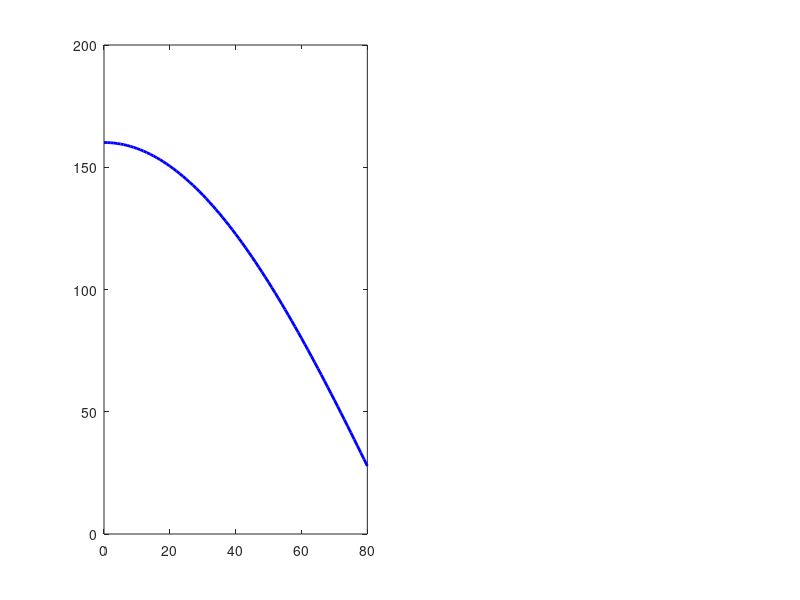

MATLAB code to generate this figure: (Note: this script raises an error after producing the figure.)
% % =========================================================================
% % Verification Script: Geometric Validity Check
% % =========================================================================
% clear; clc; close all;
% 
% %% 1. 물리 파라미터 입력 (User Paper & 3GPP)
% h_sat = 600;              % 고도 (km)
% Re = 6371;                % 지구 반지름 (km)
% HPBW_deg = 4.4127;        % 빔폭 (도)
% Num_Planes = 72;          % 궤도면 개수 (Mega-constellation 가정)
% 
% %% 2. 셀 크기(Cell Size) 계산 및 검증
% % Nadir 빔의 물리적 반지름 계산 (삼각함수)
% beam_radius_km = h_sat * tand(HPBW_deg / 2);
% fprintf('------------------------------------------------\n');
% fprintf('[검증 1] 셀 크기 계산\n');
% fprintf('  - 입력 빔폭: %.4f 도\n', HPBW_deg);
% fprintf('  - 계산된 빔 반지름: %.2f km\n', beam_radius_km);
% fprintf('  - 계산된 빔 지름: %.2f km (사용자 가정 50km와 일치)\n', beam_radius_km * 2);
% 
% % 위성 전체 커버리지 (19개 빔, 3-tier 구조)
% % 중심 빔 + 2바퀴 두름 -> 대략 빔 반지름의 3배가 전체 커버리지 반경
% sat_coverage_radius_km = 3.0 * beam_radius_km; 
% fprintf('  - 위성 1기 전체 커버리지 지름: 약 %.2f km\n', sat_coverage_radius_km * 2);
% fprintf('------------------------------------------------\n');
% 
% %% 3. 궤도 간격(Inter-plane Dist) 계산 및 중첩 여부 판단
% lat_low = 0;   % 적도
% lat_high = 60; % 고위도
% 
% % 궤도면 간 경도 차이 (360도 / 72개)
% delta_lon = 360 / Num_Planes;
% 
% % 구면 기하학에 따른 물리적 거리 계산
% dist_low = (2 * pi * Re * cosd(lat_low)) * (delta_lon / 360);
% dist_high = (2 * pi * Re * cosd(lat_high)) * (delta_lon / 360);
% 
% fprintf('[검증 2] 위도별 궤도 간격 변화 (물리적 거리)\n');
% fprintf('  - 적도(0도) 궤도 간격: %.2f km\n', dist_low);
% fprintf('  - 고위도(60도) 궤도 간격: %.2f km (코사인 법칙에 의해 감소)\n', dist_high);
% fprintf('------------------------------------------------\n');
% 
% %% 4. 결론: 겹치는가?
% fprintf('[검증 3] 중첩(Overlap) 발생 여부 판정\n');
% limit_dist = sat_coverage_radius_km * 2; % 두 위성 커버리지가 딱 붙는 거리
% 
% if dist_low > limit_dist
%     fprintf('  - 적도: 궤도 간격(%.0f) > 커버리지 합(%.0f) -> [안 겹침/여유]\n', dist_low, limit_dist);
% else
%     fprintf('  - 적도: [겹침]\n');
% end
% 
% if dist_high > limit_dist
%     fprintf('  - 고위도: 궤도 간격(%.0f) > 커버리지 합(%.0f) -> [안 겹침]\n', dist_high, limit_dist);
% else
%     fprintf('  - 고위도: 궤도 간격(%.0f) < 커버리지 합(%.0f) -> [★심각하게 겹침★]\n', dist_high, limit_dist);
%     overlap_amount = limit_dist - dist_high;
%     fprintf('  --> 약 %.2f km 만큼 서로 파고듦 (Ambiguity 발생)\n', overlap_amount);
% end
% fprintf('------------------------------------------------\n');
% 
% %% 5. 시각화 (Topology Plot)
% % 위 계산 결과를 눈으로 확인
% figure('Color','w', 'Position', [100 100 1000 400]);
% 
% % [적도]
% subplot(1,2,1); hold on; axis equal; box on;
% viscircles([0,0], sat_coverage_radius_km, 'Color','b'); % 위성 1
% viscircles([dist_low,0], sat_coverage_radius_km, 'Color','r'); % 위성 2
% title(sprintf('Low Latitude (0deg)\nDist: %.0f km (No Overlap)', dist_low));
% xlim([-200, dist_low+200]);
% 
% % [고위도]
% subplot(1,2,2); hold on; axis equal; box on;
% viscircles([0,0], sat_coverage_radius_km, 'Color','b'); % 위성 1
% viscircles([dist_high,0], sat_coverage_radius_km, 'Color','r'); % 위성 2
% % 겹치는 구간 표시
% x_overlap_start = dist_high - sat_coverage_radius_km;
% x_overlap_end = sat_coverage_radius_km;
% if x_overlap_start < x_overlap_end
%    fill([x_overlap_start, x_overlap_end, x_overlap_end, x_overlap_start], ...
%         [-50, -50, 50, 50], 'y', 'FaceAlpha', 0.5, 'EdgeColor','none');
%    text((x_overlap_start+x_overlap_end)/2, 0, 'OVERLAP', 'Horiz','center');
% end
% title(sprintf('High Latitude (60deg)\nDist: %.0f km (Overlap!)', dist_high));
% xlim([-200, dist_low+200]); % 스케일 비교를 위해 적도와 같은 x축 범위 사용
% 
% sgtitle('Mathematical Verification of Beam Overlap', 'FontSize', 14, 'FontWeight','bold');

% % =========================================================================
% % Script: LEO_Continuous_Overlap_Analysis_Fixed.m
% % Purpose: To quantitatively demonstrate the increasing beam overlap ratio
% %          as a function of latitude in Mega-Constellation LEO networks.
% % =========================================================================
% 
% clear; clc; close all;
% 
% %% 1. System Parameters (Based on your paper & Mega-constellation)
% h_sat = 600;                % Satellite altitude (km)
% Re = 6371;                  % Earth radius (km)
% HPBW_deg = 4.4127;          % 3dB Beamwidth (degrees)
% Num_Planes = 72;            % Number of orbital planes (Critical for density)
% 
% % Calculate Beam & Cell Radius
% % Note: Using the coverage radius of the entire satellite (approx. 3x beam radius)
% beam_radius_km = h_sat * tand(HPBW_deg / 2);
% sat_coverage_radius_km = 3.0 * beam_radius_km; 
% sat_coverage_area_km2 = pi * sat_coverage_radius_km^2;
% 
% %% 2. Continuous Calculation across Latitudes
% latitudes = 0:1:80; % Latitude range from 0 to 80 degrees (Step: 1 deg)
% inter_plane_dists = zeros(size(latitudes));
% overlap_ratios = zeros(size(latitudes));
% 
% delta_lon_deg = 360 / Num_Planes; % Longitude separation
% 
% for i = 1:length(latitudes)
%     lat = latitudes(i);
% 
%     % 1. Calculate Physical Inter-plane Distance at this Latitude
%     % Dist = 2*pi*Re * cos(lat) * (delta_lon / 360)
%     dist_km = (2 * pi * Re * cosd(lat)) * (delta_lon_deg / 360);
%     inter_plane_dists(i) = dist_km;
% 
%     % 2. Calculate Overlap Area (Circle Intersection)
%     % Two circles with radius R, separated by distance d
%     R = sat_coverage_radius_km;
%     d = dist_km;
% 
%     if d >= 2*R
%         area_overlap = 0; % No overlap
%     else
%         % Formula for area of intersection between two equal circles
%         % A = 2 * R^2 * acos(d / 2R) - (d / 2) * sqrt(4R^2 - d^2)
%         term1 = 2 * R^2 * acos(d / (2 * R));
%         term2 = (d / 2) * sqrt(4 * R^2 - d^2);
%         area_overlap = term1 - term2;
%     end
% 
%     % 3. Calculate Overlap Ratio (%)
%     % Ratio of overlap area to the total area of one satellite coverage
%     overlap_ratios(i) = (area_overlap / sat_coverage_area_km2) * 100;
% end
% 
% %% 3. Visualization
% figure('Color', 'w', 'Position', [100, 100, 1000, 500]);
% 
% % [Subplot 1] Inter-plane Distance
% subplot(1, 2, 1);
% plot(latitudes, inter_plane_dists, 'b-', 'LineWidth', 2);
% grid on;
% hold on;
% yline(2 * sat_coverage_radius_km, 'r--', 'LineWidth', 2, 'Label', 'Collision Threshold (2*R)');
% xlabel('Latitude (deg)', 'FontSize', 12, 'FontWeight', 'bold');
% ylabel('Inter-Plane Distance (km)', 'FontSize', 12, 'FontWeight', 'bold');
% title('Orbital Convergence', 'FontSize', 14);
% legend('Inter-Plane Distance', 'Overlap Start Threshold', 'Location', 'southwest');
% 
% % [Subplot 2] Overlap Ratio (%)
% subplot(1, 2, 2);
% plot(latitudes, overlap_ratios, 'r-', 'LineWidth', 2);
% grid on;
% xlabel('Latitude (deg)', 'FontSize', 12, 'FontWeight', 'bold');
% ylabel('Beam Overlap Ratio (%)', 'FontSize', 12, 'FontWeight', 'bold');
% title('Severity of Beam Overlap', 'FontSize', 14);
% ylim([0 100]);
% 
% % Highlight specific points for the Response Letter
% idx_mid = find(latitudes == 45);
% idx_high = find(latitudes == 60);
% idx_polar = find(latitudes == 75);
% 
% hold on;
% % 45도: Yellow ('y')
% plot(latitudes(idx_mid), overlap_ratios(idx_mid), 'ko', 'MarkerFaceColor', 'y', 'MarkerSize', 8);
% text(latitudes(idx_mid), overlap_ratios(idx_mid)+5, sprintf('45deg: %.1f%%', overlap_ratios(idx_mid)));
% 
% % 60도: Orange (RGB: [1 0.5 0]) - 수정됨
% plot(latitudes(idx_high), overlap_ratios(idx_high), 'ko', 'MarkerFaceColor', [1 0.5 0], 'MarkerSize', 8);
% text(latitudes(idx_high), overlap_ratios(idx_high)+5, sprintf('60deg: %.1f%%', overlap_ratios(idx_high)));
% 
% % 75도: Red ('r')
% plot(latitudes(idx_polar), overlap_ratios(idx_polar), 'ko', 'MarkerFaceColor', 'r', 'MarkerSize', 8);
% text(latitudes(idx_polar), overlap_ratios(idx_polar)+5, sprintf('75deg: %.1f%%', overlap_ratios(idx_polar)));
% 
% sgtitle('Quantitative Analysis of High-Latitude Beam Overlap', 'FontSize', 16, 'FontWeight', 'bold');

% =========================================================================
% Script: LEO_Overlap_Seamless_Coverage_Analysis.m
% Purpose: To demonstrate beam overlap increasing from the mid-latitude
%          assuming a 'Seamless Coverage' system model design.
% =========================================================================

clear; clc; close all;

%% 1. System Parameters (논문 파라미터)
h_sat = 600;                % Satellite altitude (km)
Re = 6371;                  % Earth radius (km)
HPBW_deg = 4.4127;          % 3dB Beamwidth (degrees)

% -------------------------------------------------------------------------
% [핵심 수정] 궤도면 개수 자동 계산 (Auto-Calibration)
% 사용자 의도: "중위도 지역에서 이미 셀이 ISD 간격으로 딱 맞게 되어 있어야 함"
% 따라서, 기준 위도(Reference Latitude, 예: 30도)에서
% '궤도 간 거리' == '위성 커버리지 지름'이 되도록 Num_Planes를 역산합니다.
% -------------------------------------------------------------------------
ref_lat = 30; % 기준 위도 (이곳에서 Seamless Coverage 형성)

% 1. 위성 1개의 커버리지 지름 계산
% (Beam 반지름 * 3배 가정 -> 위성 전체 커버리지)
beam_radius_km = h_sat * tand(HPBW_deg / 2);
sat_coverage_radius_km = 3.0 * beam_radius_km; 
sat_diameter_km = 2 * sat_coverage_radius_km; % 이것이 목표 ISD

% 2. 기준 위도에서의 지구 둘레
circumference_at_ref = 2 * pi * Re * cosd(ref_lat);

% 3. 필요한 궤도면 개수 역산 (빈틈없이 채우기 위해)
Num_Planes = round(circumference_at_ref / sat_diameter_km);

fprintf('------------------------------------------------\n');
fprintf('System Design Auto-Calibration:\n');
fprintf('  - Target Coverage Diameter: %.2f km\n', sat_diameter_km);
fprintf('  - Designed for Seamless Coverage at Lat: %d deg\n', ref_lat);
fprintf('  - Calculated Required Orbital Planes: %d planes\n', Num_Planes);
fprintf('------------------------------------------------\n');

sat_coverage_area_km2 = pi * sat_coverage_radius_km^2;

%% 2. Continuous Calculation across Latitudes
latitudes = 0:1:80; 
inter_plane_dists = zeros(size(latitudes));
overlap_ratios = zeros(size(latitudes));

delta_lon_deg = 360 / Num_Planes; 

for i = 1:length(latitudes)
    lat = latitudes(i);
    
    % 1. Calculate Physical Inter-plane Distance
    dist_km = (2 * pi * Re * cosd(lat)) * (delta_lon_deg / 360);
    inter_plane_dists(i) = dist_km;
    
    % 2. Calculate Overlap Area
    R = sat_coverage_radius_km;
    d = dist_km;
    
    if d >= 2*R
        area_overlap = 0; 
    else
        % Overlap Formula
        term1 = 2 * R^2 * acos(d / (2 * R));
        term2 = (d / 2) * sqrt(4 * R^2 - d^2);
        area_overlap = term1 - term2;
    end
    
    % 3. Calculate Overlap Ratio (%)
    overlap_ratios(i) = (area_overlap / sat_coverage_area_km2) * 100;
end

%% 3. Visualization
figure('Color', 'w', 'Position', [100, 100, 1000, 500]);

% [Subplot 1] Inter-plane Distance vs Coverage Threshold
subplot(1, 2, 1);
plot(latitudes, inter_plane_dists, 'b-', 'LineWidth', 2);
hold on;
yline(sat_diameter_km, 'r--', 'LineWidth', 2, 'Label', 'Ideal ISD (2*R)');

% 기준 위도 표시
xline(ref_lat, 'k:', 'LineWidth', 1.5);
text(ref_lat+2, sat_diameter_km + 20, 'Design Point (Seamless)', 'FontSize', 10);

grid on;
xlabel('Latitude (deg)', 'FontSize', 12, 'FontWeight', 'bold');
ylabel('Inter-Plane Distance (km)', 'FontSize', 12, 'FontWeight', 'bold');
title('ISD Reduction due to Orbital Convergence', 'FontSize', 14);
legend('Physical Distance', 'Coverage Diameter', 'Location', 'southwest');

% [Subplot 2] Overlap Ratio (%)
subplot(1, 2, 2);
plot(latitudes, overlap_ratios, 'r-', 'LineWidth', 2);
grid on;
xlabel('Latitude (deg)', 'FontSize', 12, 'FontWeight', 'bold');
ylabel('Beam Overlap Ratio (%)', 'FontSize', 12, 'FontWeight', 'bold');
title('Increasing Severity of Overlap', 'FontSize', 14);
ylim([0 60]); % 범위 조정

% Highlight specific points
idx_ref = find(latitudes == ref_lat);
idx_mid = find(latitudes == 60);
idx_high = find(latitudes == 80);

hold on;
plot(latitudes(idx_ref), overlap_ratios(idx_ref), 'ko', 'MarkerFaceColor', 'g', 'MarkerSize', 8);
text(latitudes(idx_ref), overlap_ratios(idx_ref)+3, sprintf('Ref(%d^o): %.1f%%', ref_lat, overlap_ratios(idx_ref)));

plot(latitudes(idx_mid), overlap_ratios(idx_mid), 'ko', 'MarkerFaceColor', 'y', 'MarkerSize', 8);
text(latitudes(idx_mid), overlap_ratios(idx_mid)+3, sprintf('High(%d^o): %.1f%%', 60, overlap_ratios(idx_mid)));

plot(latitudes(idx_high), overlap_ratios(idx_high), 'ko', 'MarkerFaceColor', 'r', 'MarkerSize', 8);
text(latitudes(idx_high), overlap_ratios(idx_high)+3, sprintf('Polar(%d^o): %.1f%%', 80, overlap_ratios(idx_high)));

sgtitle('Impact of Latitude on Optimized NTN Constellation', 'FontSize', 16, 'FontWeight', 'bold');
